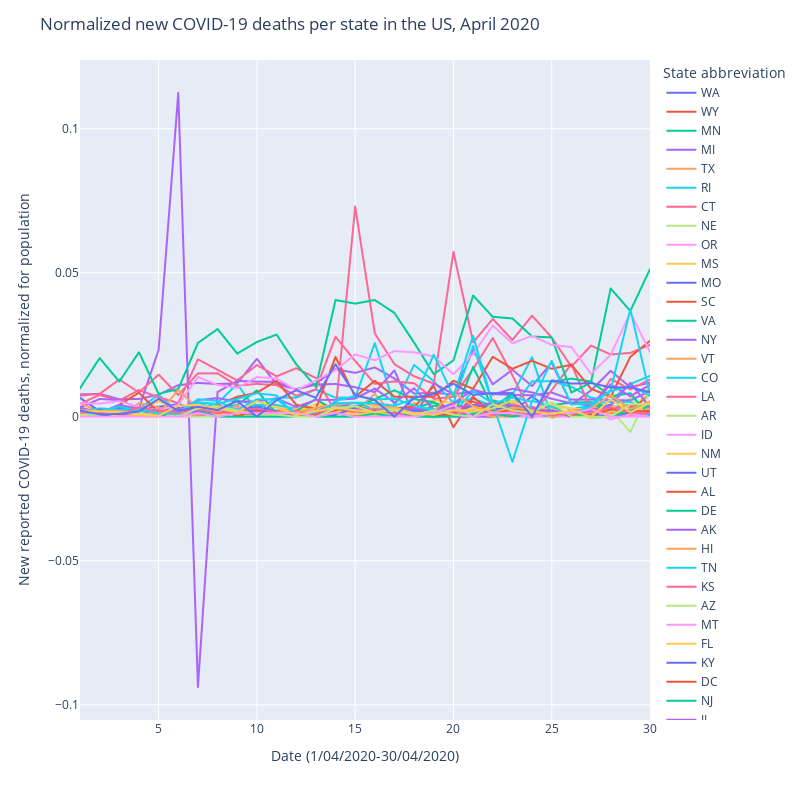

Notebook code cell kept with this figure:
### Code cell
# covid deaths new
fig = px.line(merge_covid, x="short_date", y="normalized_new_death", color='state_abbreviation')
fig.update_layout( autosize=False, width=800, height=800)
fig.update_layout(
    title="Normalized new COVID-19 deaths per state in the US, April 2020",
    xaxis_title="Date (1/04/2020-30/04/2020)",
    yaxis_title="New reported COVID-19 deaths, normalized for population",
    legend_title="State abbreviation",

)
fig.show()

### Figure 1 — Plotly figure (JSON) as saved in the notebook; plotly's stock layout.template omitted (floating-point values rounded to 4 significant figures)
{"data": [{"hovertemplate": "state_abbreviation=WA<br>short_date=%{x}<br>normalized_new_death=%{y}<extra></extra>", "legendgroup": "WA", "line": {"color": "#636efa", "dash": "solid"}, "mode": "lines", "name": "WA", "showlegend": true, "type": "scattergl", "x": [1, 2, 3, 4, 5, 6, 7, 8, 9, 10, 11, 12, 13, 14, 15, 16, 17, 18, 19, 20, 21, 22, 23, 24, 25, 26, 27, 28, 29, 30], "xaxis": "x", "y": [0.006541, 0.001924, 0.00295, 0.003335, 0.003463, 0.004361, 0.00295, 0.003335, 0.003206, 0.003848, 0.002052, 0.00218, 0, 0.004874, 0.002693, 0.002052, 0.002565, 0.002693, 0.001411, 0.00218, 0.003848, 0.001283, 0.002437, 0.001539, 0.001924, 0.001411, 0.002052, 0.002693, 0.001924, 0.001667], "yaxis": "y"}, {"hovertemplate": "state_abbreviation=WY<br>short_date=%{x}<br>normalized_new_death=%{y}<extra></extra>", "legendgroup": "WY", "line": {"color": "#EF553B", "dash": "solid"}, "mode": "lines", "name": "WY", "showlegend": true, "type": "scattergl", "x": [1, 2, 3, 4, 5, 6, 7, 8, 9, 10, 11, 12, 13, 14, 15, 16, 17, 18, 19, 20, 21, 22, 23, 24, 25, 26, 27, 28, 29, 30], "xaxis": "x", "y": [0, 0, 0, 0, 0, 0, 0, 0, 0, 0, 0, 0, 0.001764, 0, 0.001764, 0, 0, 0, 0, 0, 0.007054, 0, 0.001764, 0, 0, 0, 0, 0, 0, 0], "yaxis": "y"}, {"hovertemplate": "state_abbreviation=MN<br>short_date=%{x}<br>normalized_new_death=%{y}<extra></extra>", "legendgroup": "MN", "line": {"color": "#00cc96", "dash": "solid"}, "mode": "lines", "name": "MN", "showlegend": true, "type": "scattergl", "x": [1, 2, 3, 4, 5, 6, 7, 8, 9, 10, 11, 12, 13, 14, 15, 16, 17, 18, 19, 20, 21, 22, 23, 24, 25, 26, 27, 28, 29, 30], "xaxis": "x", "y": [0.0001754, 0.0007017, 0, 0.0003508, 0.0008771, 0.0008771, 0.0008771, 0.00193, 0.001228, 0, 0.001754, 0.0005263, 0.001579, 0.001403, 0.0005263, 0.00193, 0.002456, 0.001053, 0.003859, 0.002982, 0.003333, 0, 0.007368, 0, 0.004035, 0.004912, 0.005087, 0.003158, 0.00421, 0], "yaxis": "y"}, {"hovertemplate": "state_abbreviation=MI<br>short_date=%{x}<br>normalized_new_death=%{y}<extra></extra>", "legendgroup": "MI", "line": {"color": "#ab63fa", "dash": "solid"}, "mode": "lines", "name": "MI", "showlegend": true, "type": "scattergl", "x": [1, 2, 3, 4, 5, 6, 7, 8, 9, 10, 11, 12, 13, 14, 15, 16, 17, 18, 19, 20, 21, 22, 23, 24, 25, 26, 27, 28, 29, 30], "xaxis": "x", "y": [0.007765, 0.007964, 0.006073, 0.006172, 0.007665, 0.01095, 0.01175, 0.01135, 0.01165, 0.02011, 0.01125, 0.009557, 0.01145, 0.01653, 0.01523, 0.01712, 0.01324, 0.008064, 0.008362, 0.007665, 0.0231, 0.01125, 0.01633, 0.01065, 0.01882, 0.004181, 0.009159, 0.01593, 0.01025, 0.01185], "yaxis": "y"}, {"hovertemplate": "state_abbreviation=TX<br>short_date=%{x}<br>normalized_new_death=%{y}<extra></extra>", "legendgroup": "TX", "line": {"color": "#FFA15A", "dash": "solid"}, "mode": "lines", "name": "TX", "showlegend": true, "type": "scattergl", "x": [1, 2, 3, 4, 5, 6, 7, 8, 9, 10, 11, 12, 13, 14, 15, 16, 17, 18, 19, 20, 21, 22, 23, 24, 25, 26, 27, 28, 29, 30], "xaxis": "x", "y": [0.0005768, 0.0004072, 0.0006786, 0.000509, 0.0007465, 0.0004411, 0.000475, 0.0007804, 0.0007465, 0.0009161, 0.00095, 0.0005768, 0.0005429, 0.001052, 0.001561, 0.000984, 0.001188, 0.0008483, 0.0008143, 0.0006107, 0.0007465, 0.0008822, 0.0006107, 0.001086, 0.001018, 0.0008483, 0.000509, 0.0009161, 0.001425, 0.001697], "yaxis": "y"}, {"hovertemplate": "state_abbreviation=RI<br>short_date=%{x}<br>normalized_new_death=%{y}<extra></extra>", "legendgroup": "RI", "line": {"color": "#19d3f3", "dash": "solid"}, "mode": "lines", "name": "RI", "showlegend": true, "type": "scattergl", "x": [1, 2, 3, 4, 5, 6, 7, 8, 9, 10, 11, 12, 13, 14, 15, 16, 17, 18, 19, 20, 21, 22, 23, 24, 25, 26, 27, 28, 29, 30], "xaxis": "x", "y": [0.001894, 0.001894, 0.001894, 0.00284, 0.007575, 0.001894, 0.00284, 0.004734, 0.01136, 0.001894, 0.006628, 0.006628, 0.009468, 0.006628, 0.006628, 0.02556, 0.003787, 0.01799, 0.01231, 0.004734, 0.02462, 0.004734, 0.00284, 0.01231, 0.01231, 0.01042, 0.006628, 0.005681, 0.01136, 0.0142], "yaxis": "y"}, {"hovertemplate": "state_abbreviation=CT<br>short_date=%{x}<br>normalized_new_death=%{y}<extra></extra>", "legendgroup": "CT", "line": {"color": "#FF6692", "dash": "solid"}, "mode": "lines", "name": "CT", "showlegend": true, "type": "scattergl", "x": [1, 2, 3, 4, 5, 6, 7, 8, 9, 10, 11, 12, 13, 14, 15, 16, 17, 18, 19, 20, 21, 22, 23, 24, 25, 26, 27, 28, 29, 30], "xaxis": "x", "y": [0.004491, 0.007578, 0.005613, 0.009262, 0.006736, 0.004771, 0.01993, 0.01628, 0.01263, 0.01796, 0.01403, 0.01684, 0.01347, 0.001684, 0.07297, 0.02891, 0.01824, 0.01403, 0.01151, 0.05725, 0.02582, 0.03396, 0.02666, 0.03508, 0.0275, 0.0174, 0.0247, 0.02161, 0.02217, 0.02498], "yaxis": "y"}, {"hovertemplate": "state_abbreviation=NE<br>short_date=%{x}<br>normalized_new_death=%{y}<extra></extra>", "legendgroup": "NE", "line": {"color": "#B6E880", "dash": "solid"}, "mode": "lines", "name": "NE", "showlegend": true, "type": "scattergl", "x": [1, 2, 3, 4, 5, 6, 7, 8, 9, 10, 11, 12, 13, 14, 15, 16, 17, 18, 19, 20, 21, 22, 23, 24, 25, 26, 27, 28, 29, 30], "xaxis": "x", "y": [0.0005121, 0.0005121, 0.0005121, 0.001024, 0, 0, 0.001024, 0.002049, 0.0005121, 0.001024, 0, 0, 0.0005121, 0.001024, 0.0005121, 0.001536, 0, 0.002049, 0, 0.002561, 0.002561, 0.002049, 0.002561, 0.001536, 0.001536, 0.001536, -0.0005121, 0, 0.006658, 0.001024], "yaxis": "y"}, {"hovertemplate": "state_abbreviation=OR<br>short_date=%{x}<br>normalized_new_death=%{y}<extra></extra>", "legendgroup": "OR", "line": {"color": "#FF97FF", "dash": "solid"}, "mode": "lines", "name": "OR", "showlegend": true, "type": "scattergl", "x": [1, 2, 3, 4, 5, 6, 7, 8, 9, 10, 11, 12, 13, 14, 15, 16, 17, 18, 19, 20, 21, 22, 23, 24, 25, 26, 27, 28, 29, 30], "xaxis": "x", "y": [0, 0.0006975, 0.0002325, 0.00093, 0.0002325, 0.000465, 0.00093, 0.001162, 0.001395, 0.00093, 0.0006975, 0.0002325, 0.0002325, 0.000465, 0.0006975, 0.001395, 0.001395, 0.000465, 0.000465, 0.0002325, 0.0006975, 0, 0.001162, 0.0006975, 0.0002325, 0.00093, 0.0002325, 0.001627, 0.000465, 0.000465], "yaxis": "y"}, {"hovertemplate": "state_abbreviation=MS<br>short_date=%{x}<br>normalized_new_death=%{y}<extra></extra>", "legendgroup": "MS", "line": {"color": "#FECB52", "dash": "solid"}, "mode": "lines", "name": "MS", "showlegend": true, "type": "scattergl", "x": [1, 2, 3, 4, 5, 6, 7, 8, 9, 10, 11, 12, 13, 14, 15, 16, 17, 18, 19, 20, 21, 22, 23, 24, 25, 26, 27, 28, 29, 30], "xaxis": "x", "y": [0.001338, 0.001004, 0, 0.002007, 0.005352, 0.002676, 0.002676, 0.003011, 0.002007, 0, 0.00368, 0.001673, 0.004349, 0.00368, 0.002342, 0.00368, 0, 0.004014, 0.005687, 0.004683, 0, 0.006022, 0.002676, 0, 0.004014, 0.002676, 0.003345, 0.00368, 0, 0.0107], "yaxis": "y"}, {"hovertemplate": "state_abbreviation=MO<br>short_date=%{x}<br>normalized_new_death=%{y}<extra></extra>", "legendgroup": "MO", "line": {"color": "#636efa", "dash": "solid"}, "mode": "lines", "name": "MO", "showlegend": true, "type": "scattergl", "x": [1, 2, 3, 4, 5, 6, 7, 8, 9, 10, 11, 12, 13, 14, 15, 16, 17, 18, 19, 20, 21, 22, 23, 24, 25, 26, 27, 28, 29, 30], "xaxis": "x", "y": [0.0006484, 0.0001621, 0, 0.0008105, 0.001621, 0.0008105, 0.002269, 0.0008105, 0.00308, 0.00308, 0.002107, 0.0001621, 0.0006484, 0.00308, 0.002269, 0.0008105, 0.002107, 0.001621, 0.0001621, 0.0001621, 0.001945, 0.00308, 0.001621, 0.007132, 0.001783, 0.0001621, 0.002269, 0.004214, 0.0006484, 0.001783], "yaxis": "y"}, {"hovertemplate": "state_abbreviation=SC<br>short_date=%{x}<br>normalized_new_death=%{y}<extra></extra>", "legendgroup": "SC", "line": {"color": "#EF553B", "dash": "solid"}, "mode": "lines", "name": "SC", "showlegend": true, "type": "scattergl", "x": [1, 2, 3, 4, 5, 6, 7, 8, 9, 10, 11, 12, 13, 14, 15, 16, 17, 18, 19, 20, 21, 22, 23, 24, 25, 26, 27, 28, 29, 30], "xaxis": "x", "y": [0.0007677, 0.0009597, 0.0005758, 0.001152, 0.0007677, 0.0007677, 0.0005758, 0.002303, 0.0007677, 0.0009597, 0.001535, 0.0003839, 0.0009597, 0.001919, 0.001919, 0.0003839, 0.001344, 0.0005758, 0.0001919, 0.0007677, 0.002111, 0.0009597, 0.001919, 0.001344, 0.001727, 0.001535, 0.0005758, 0.002879, 0.002111, 0.007869], "yaxis": "y"}, {"hovertemplate": "state_abbreviation=VA<br>short_date=%{x}<br>normalized_new_death=%{y}<extra></extra>", "legendgroup": "VA", "line": {"color": "#00cc96", "dash": "solid"}, "mode": "lines", "name": "VA", "showlegend": true, "type": "scattergl", "x": [1, 2, 3, 4, 5, 6, 7, 8, 9, 10, 11, 12, 13, 14, 15, 16, 17, 18, 19, 20, 21, 22, 23, 24, 25, 26, 27, 28, 29, 30], "xaxis": "x", "y": [0.0008115, 0.0005796, 0, 0.0006956, 0.0002319, 0.001043, 0.001391, 0.003941, 0.001391, 0, 0.001043, 0.002203, 0.0005796, 0.004753, 0.001507, 0.002666, 0, 0.00313, 0.004869, 0.002782, 0, 0.005564, 0.004405, 0.003014, 0, 0.00255, 0.003941, 0.003478, 0.003478, 0.003362], "yaxis": "y"}, {"hovertemplate": "state_abbreviation=NY<br>short_date=%{x}<br>normalized_new_death=%{y}<extra></extra>", "legendgroup": "NY", "line": {"color": "#ab63fa", "dash": "solid"}, "mode": "lines", "name": "NY", "showlegend": true, "type": "scattergl", "x": [1, 2, 3, 4, 5, 6, 7, 8, 9, 10, 11, 12, 13, 14, 15, 16, 17, 18, 19, 20, 21, 22, 23, 24, 25, 26, 27, 28, 29, 30], "xaxis": "x", "y": [0.003292, 0.006173, 0.005813, 0.002983, 0.0232, 0.1124, -0.09382, 0.00859, 0.01245, 0.01219, 0.01214, 0.009413, 0.01121, 0.01137, 0.01024, 0.008539, 0.0161, 0.0001029, 0.01157, 0.00787, 0.00859, 0.00787, 0.007562, 0.007459, 0.008385, 0.005967, 0.005967, 0.005813, 0.005658, 0.009002], "yaxis": "y"}, {"hovertemplate": "state_abbreviation=VT<br>short_date=%{x}<br>normalized_new_death=%{y}<extra></extra>", "legendgroup": "VT", "line": {"color": "#FFA15A", "dash": "solid"}, "mode": "lines", "name": "VT", "showlegend": true, "type": "scattergl", "x": [1, 2, 3, 4, 5, 6, 7, 8, 9, 10, 11, 12, 13, 14, 15, 16, 17, 18, 19, 20, 21, 22, 23, 24, 25, 26, 27, 28, 29, 30], "xaxis": "x", "y": [0.004777, 0.001592, 0, 0.004777, 0.003184, 0.001592, 0, 0, 0, 0.001592, 0.001592, 0.003184, 0.001592, 0.001592, 0.001592, 0.007961, 0, 0.004777, 0, 0, 0.003184, 0, 0.004777, 0.001592, 0.003184, 0, 0.001592, 0, 0, 0.003184], "yaxis": "y"}, {"hovertemplate": "state_abbreviation=CO<br>short_date=%{x}<br>normalized_new_death=%{y}<extra></extra>", "legendgroup": "CO", "line": {"color": "#19d3f3", "dash": "solid"}, "mode": "lines", "name": "CO", "showlegend": true, "type": "scattergl", "x": [1, 2, 3, 4, 5, 6, 7, 8, 9, 10, 11, 12, 13, 14, 15, 16, 17, 18, 19, 20, 21, 22, 23, 24, 25, 26, 27, 28, 29, 30], "xaxis": "x", "y": [0.001882, 0.002908, 0.002395, 0.002566, 0.002395, 0.001711, 0.004961, 0.002395, 0.005645, 0.004106, 0.004106, 0.002737, 0.003079, 0.003592, 0.00479, 0.002737, 0.003079, 0.003421, 0.001711, 0.004619, 0.00633, 0.003764, 0.007527, 0.0207, -0.0003421, 0.00154, 0.004619, 0.005132, 0.005132, 0.001882], "yaxis": "y"}, {"hovertemplate": "state_abbreviation=LA<br>short_date=%{x}<br>normalized_new_death=%{y}<extra></extra>", "legendgroup": "LA", "line": {"color": "#FF6692", "dash": "solid"}, "mode": "lines", "name": "LA", "showlegend": true, "type": "scattergl", "x": [1, 2, 3, 4, 5, 6, 7, 8, 9, 10, 11, 12, 13, 14, 15, 16, 17, 18, 19, 20, 21, 22, 23, 24, 25, 26, 27, 28, 29, 30], "xaxis": "x", "y": [0.007319, 0.007965, 0.01292, 0.008396, 0.01464, 0.007535, 0.01507, 0.01507, 0.01076, 0.01141, 0.01098, 0.007319, 0.009472, 0.02777, 0.01937, 0.01141, 0.01227, 0.01162, 0.006243, 0.006889, 0.01658, 0.02734, 0.01442, 0.0004306, 0.009257, 0.0183, 0.002368, 0.01313, 0.009472, 0.01292], "yaxis": "y"}, {"hovertemplate": "state_abbreviation=AR<br>short_date=%{x}<br>normalized_new_death=%{y}<extra></extra>", "legendgroup": "AR", "line": {"color": "#B6E880", "dash": "solid"}, "mode": "lines", "name": "AR", "showlegend": true, "type": "scattergl", "x": [1, 2, 3, 4, 5, 6, 7, 8, 9, 10, 11, 12, 13, 14, 15, 16, 17, 18, 19, 20, 21, 22, 23, 24, 25, 26, 27, 28, 29, 30], "xaxis": "x", "y": [0.0006581, 0.0006581, 0, 0.0006581, 0.0006581, 0, 0.0006581, 0, 0.0009872, 0.0009872, 0.0009872, 0.0006581, 0.0003291, 0.0006581, 0.0003291, 0.001316, 0.0009872, 0.0003291, -0.0003291, 0.0006581, 0.0003291, -0.0003291, 0.0009872, 0.0006581, 0.0003291, 0.0003291, 0.0003291, 0.0006581, 0.002303, 0.0006581], "yaxis": "y"}, {"hovertemplate": "state_abbreviation=ID<br>short_date=%{x}<br>normalized_new_death=%{y}<extra></extra>", "legendgroup": "ID", "line": {"color": "#FF97FF", "dash": "solid"}, "mode": "lines", "name": "ID", "showlegend": true, "type": "scattergl", "x": [1, 2, 3, 4, 5, 6, 7, 8, 9, 10, 11, 12, 13, 14, 15, 16, 17, 18, 19, 20, 21, 22, 23, 24, 25, 26, 27, 28, 29, 30], "xaxis": "x", "y": [0, 0, 0.0005476, 0, 0, 0.001643, 0.001095, 0.001643, 0.003286, 0.0005476, 0.001095, 0, 0.003286, 0.003286, 0.001095, 0, 0.001095, 0.0005476, 0.0005476, 0.001643, 0.001643, 0.001643, 0, 0, 0.001095, 0, 0.001095, 0.001095, 0, 0.001643], "yaxis": "y"}, {"hovertemplate": "state_abbreviation=NM<br>short_date=%{x}<br>normalized_new_death=%{y}<extra></extra>", "legendgroup": "NM", "line": {"color": "#FECB52", "dash": "solid"}, "mode": "lines", "name": "NM", "showlegend": true, "type": "scattergl", "x": [1, 2, 3, 4, 5, 6, 7, 8, 9, 10, 11, 12, 13, 14, 15, 16, 17, 18, 19, 20, 21, 22, 23, 24, 25, 26, 27, 28, 29, 30], "xaxis": "x", "y": [0.000477, 0.000477, 0.001431, 0.000477, 0.000477, 0, 0.000477, 0.001431, 0.000477, 0.0009539, 0.000477, 0.002862, 0.002385, 0.002385, 0, 0.003816, 0.003339, 0.0009539, 0.0009539, 0.001431, 0.003339, 0.002862, 0.003339, 0.002862, 0.004293, 0.002862, 0.002385, 0.002862, 0.0009539, 0.005246], "yaxis": "y"}, {"hovertemplate": "state_abbreviation=UT<br>short_date=%{x}<br>normalized_new_death=%{y}<extra></extra>", "legendgroup": "UT", "line": {"color": "#636efa", "dash": "solid"}, "mode": "lines", "name": "UT", "showlegend": true, "type": "scattergl", "x": [1, 2, 3, 4, 5, 6, 7, 8, 9, 10, 11, 12, 13, 14, 15, 16, 17, 18, 19, 20, 21, 22, 23, 24, 25, 26, 27, 28, 29, 30], "xaxis": "x", "y": [0.0006094, 0, 0, 0.0003047, 0, 0.001523, 0, 0, 0.0006094, 0.0006094, 0.0003047, 0, 0, 0.0006094, 0.0003047, 0.0003047, 0.0003047, 0.0006094, 0.000914, 0.001219, 0.0006094, 0.0003047, 0.000914, 0.0003047, 0.0006094, 0, 0.000914, 0.0003047, 0.0003047, 0], "yaxis": "y"}, {"hovertemplate": "state_abbreviation=AL<br>short_date=%{x}<br>normalized_new_death=%{y}<extra></extra>", "legendgroup": "AL", "line": {"color": "#EF553B", "dash": "solid"}, "mode": "lines", "name": "AL", "showlegend": true, "type": "scattergl", "x": [1, 2, 3, 4, 5, 6, 7, 8, 9, 10, 11, 12, 13, 14, 15, 16, 17, 18, 19, 20, 21, 22, 23, 24, 25, 26, 27, 28, 29, 30], "xaxis": "x", "y": [0.0008149, 0, 0.0008149, 0.001019, 0.001019, 0.0002037, 0.001426, 0.001834, 0, 0.002037, 0.0004074, 0.0002037, 0.0002037, 0.002241, 0.0004074, 0.001426, 0.002852, 0.003463, 0.01059, -0.003667, 0.006723, 0.001426, 0.002241, 0.002241, 0.0008149, 0.001426, 0.00163, 0.003056, 0.003463, 0.004074], "yaxis": "y"}, {"hovertemplate": "state_abbreviation=DE<br>short_date=%{x}<br>normalized_new_death=%{y}<extra></extra>", "legendgroup": "DE", "line": {"color": "#00cc96", "dash": "solid"}, "mode": "lines", "name": "DE", "showlegend": true, "type": "scattergl", "x": [1, 2, 3, 4, 5, 6, 7, 8, 9, 10, 11, 12, 13, 14, 15, 16, 17, 18, 19, 20, 21, 22, 23, 24, 25, 26, 27, 28, 29, 30], "xaxis": "x", "y": [0.001017, 0.001017, 0.002035, 0, 0, 0.001017, 0.001017, 0.003052, 0.00407, 0.009157, 0.001017, 0.002035, 0.006104, 0.002035, 0.003052, 0.006104, 0.009157, 0.006104, 0.005087, 0, 0.0173, 0.003052, 0.008139, 0, 0.01221, 0.01323, 0.01221, 0.007122, 0.008139, 0], "yaxis": "y"}, {"hovertemplate": "state_abbreviation=AK<br>short_date=%{x}<br>normalized_new_death=%{y}<extra></extra>", "legendgroup": "AK", "line": {"color": "#ab63fa", "dash": "solid"}, "mode": "lines", "name": "AK", "showlegend": true, "type": "scattergl", "x": [1, 2, 3, 4, 5, 6, 7, 8, 9, 10, 11, 12, 13, 14, 15, 16, 17, 18, 19, 20, 21, 22, 23, 24, 25, 26, 27, 28, 29, 30], "xaxis": "x", "y": [0, 0, 0, 0.002725, 0.001362, 0, 0, 0.001362, 0, 0, 0.001362, 0, 0, 0.001362, 0, 0, 0, 0, 0, 0, 0, 0, 0, 0, 0, 0, 0, 0, 0, 0], "yaxis": "y"}, {"hovertemplate": "state_abbreviation=HI<br>short_date=%{x}<br>normalized_new_death=%{y}<extra></extra>", "legendgroup": "HI", "line": {"color": "#FFA15A", "dash": "solid"}, "mode": "lines", "name": "HI", "showlegend": true, "type": "scattergl", "x": [1, 2, 3, 4, 5, 6, 7, 8, 9, 10, 11, 12, 13, 14, 15, 16, 17, 18, 19, 20, 21, 22, 23, 24, 25, 26, 27, 28, 29, 30], "xaxis": "x", "y": [0, 0.0007079, 0.0007079, 0.0007079, 0, 0.0007079, 0, 0, 0.0007079, 0.001416, 0.0007079, 0, 0, 0, 0, 0, 0, 0, 0.0007079, 0, 0.001416, 0, 0, 0.0007079, 0.0007079, 0, 0.001416, 0, 0, 0], "yaxis": "y"}, {"hovertemplate": "state_abbreviation=TN<br>short_date=%{x}<br>normalized_new_death=%{y}<extra></extra>", "legendgroup": "TN", "line": {"color": "#19d3f3", "dash": "solid"}, "mode": "lines", "name": "TN", "showlegend": true, "type": "scattergl", "x": [1, 2, 3, 4, 5, 6, 7, 8, 9, 10, 11, 12, 13, 14, 15, 16, 17, 18, 19, 20, 21, 22, 23, 24, 25, 26, 27, 28, 29, 30], "xaxis": "x", "y": [0, 0.001305, 0.0005799, 0.0008699, 0.00029, 0.003045, 0.001015, 0.001015, 0.002175, 0.0005799, 0.00029, 0.000145, 0.00116, 0.002175, 0.00145, 0.001015, 0, 0.0005799, 0.00029, 0.0007249, 0.0007249, 0.00116, 0.0007249, -0.00029, 0.00116, 0.0007249, 0.0004349, 0.0005799, 0.0005799, 0.001015], "yaxis": "y"}, {"hovertemplate": "state_abbreviation=KS<br>short_date=%{x}<br>normalized_new_death=%{y}<extra></extra>", "legendgroup": "KS", "line": {"color": "#FF6692", "dash": "solid"}, "mode": "lines", "name": "KS", "showlegend": true, "type": "scattergl", "x": [1, 2, 3, 4, 5, 6, 7, 8, 9, 10, 11, 12, 13, 14, 15, 16, 17, 18, 19, 20, 21, 22, 23, 24, 25, 26, 27, 28, 29, 30], "xaxis": "x", "y": [0.0003436, 0.001031, 0.001374, 0.001374, 0.0006872, 0.0006872, 0.0006872, 0.004123, 0.001718, 0.002749, 0.001374, 0.0003436, 0.001718, 0.003092, 0.001718, 0.001374, 0.002749, 0, 0.001374, 0.002749, 0.002405, 0.001031, 0.0006872, -0.0003436, 0.002062, 0.0003436, 0.0006872, 0.001374, 0.0003436, 0.001374], "yaxis": "y"}, {"hovertemplate": "state_abbreviation=AZ<br>short_date=%{x}<br>normalized_new_death=%{y}<extra></extra>", "legendgroup": "AZ", "line": {"color": "#B6E880", "dash": "solid"}, "mode": "lines", "name": "AZ", "showlegend": true, "type": "scattergl", "x": [1, 2, 3, 4, 5, 6, 7, 8, 9, 10, 11, 12, 13, 14, 15, 16, 17, 18, 19, 20, 21, 22, 23, 24, 25, 26, 27, 28, 29, 30], "xaxis": "x", "y": [0.0006776, 0.0004066, 0.00122, 0.001491, 0.001626, 0.0001355, 0.001084, 0.0009487, 0.00122, 0.001084, 0.001491, 0.0009487, 0.0009487, 0.00122, 0.001491, 0.001084, 0.002575, 0.001084, 0.0009487, 0.0004066, 0.002846, 0.002846, 0.002711, 0.002304, 0.0009487, 0.0002711, 0, 0.00244, -0.005286, 0.008945], "yaxis": "y"}, {"hovertemplate": "state_abbreviation=MT<br>short_date=%{x}<br>normalized_new_death=%{y}<extra></extra>", "legendgroup": "MT", "line": {"color": "#FF97FF", "dash": "solid"}, "mode": "lines", "name": "MT", "showlegend": true, "type": "scattergl", "x": [1, 2, 3, 4, 5, 6, 7, 8, 9, 10, 11, 12, 13, 14, 15, 16, 17, 18, 19, 20, 21, 22, 23, 24, 25, 26, 27, 28, 29, 30], "xaxis": "x", "y": [0, 0, 0, 0.0009202, 0, 0, 0, 0, 0, 0, 0, 0, 0.0009202, 0, 0, 0.0009202, 0, 0.00184, 0, 0.00184, 0.0009202, 0.0009202, 0, 0, 0, 0, 0.00184, -0.0009202, 0.0009202, 0], "yaxis": "y"}, {"hovertemplate": "state_abbreviation=FL<br>short_date=%{x}<br>normalized_new_death=%{y}<extra></extra>", "legendgroup": "FL", "line": {"color": "#FECB52", "dash": "solid"}, "mode": "lines", "name": "FL", "showlegend": true, "type": "scattergl", "x": [1, 2, 3, 4, 5, 6, 7, 8, 9, 10, 11, 12, 13, 14, 15, 16, 17, 18, 19, 20, 21, 22, 23, 24, 25, 26, 27, 28, 29, 30], "xaxis": "x", "y": [0.0007275, 0.001955, 0.001182, 0.001137, 0.001182, 0.0015, 0.00191, 0.001228, 0.002183, 0.002183, 0.001228, 0.000682, 0.001728, 0.003274, 0.001955, 0.002455, 0.002637, 0.001, 0.001182, 0.002228, 0.002001, 0.002728, 0.002728, 0.002683, 0.0004092, 0.0008639, 0.0006366, 0.003774, 0.002137, 0.002273], "yaxis": "y"}, {"hovertemplate": "state_abbreviation=KY<br>short_date=%{x}<br>normalized_new_death=%{y}<extra></extra>", "legendgroup": "KY", "line": {"color": "#636efa", "dash": "solid"}, "mode": "lines", "name": "KY", "showlegend": true, "type": "scattergl", "x": [1, 2, 3, 4, 5, 6, 7, 8, 9, 10, 11, 12, 13, 14, 15, 16, 17, 18, 19, 20, 21, 22, 23, 24, 25, 26, 27, 28, 29, 30], "xaxis": "x", "y": [0.0004445, 0.002445, 0.001333, 0.0006667, 0.001111, 0.003111, 0.001333, 0.001778, 0.001333, 0.002445, 0.0008889, 0.0006667, 0.001556, 0.002445, 0.001556, 0.001556, 0.001778, 0.001556, 0.0008889, 0.001333, 0.003778, 0.003111, 0.001333, 0.002, 0.001111, 0.0006667, 0.001111, 0.002667, 0.002222, 0.001111], "yaxis": "y"}, {"hovertemplate": "state_abbreviation=DC<br>short_date=%{x}<br>normalized_new_death=%{y}<extra></extra>", "legendgroup": "DC", "line": {"color": "#EF553B", "dash": "solid"}, "mode": "lines", "name": "DC", "showlegend": true, "type": "scattergl", "x": [1, 2, 3, 4, 5, 6, 7, 8, 9, 10, 11, 12, 13, 14, 15, 16, 17, 18, 19, 20, 21, 22, 23, 24, 25, 26, 27, 28, 29, 30], "xaxis": "x", "y": [0.002775, 0.001388, 0.004163, 0.008325, 0.001388, 0.002775, 0, 0.004163, 0.006938, 0.008325, 0.01249, 0.004163, 0.002775, 0.02081, 0.006938, 0.01249, 0.006938, 0.006938, 0.006938, 0.01249, 0.009713, 0.02081, 0.01665, 0.01943, 0.01665, 0.01804, 0.009713, 0.006938, 0.02081, 0.02636], "yaxis": "y"}, {"hovertemplate": "state_abbreviation=NJ<br>short_date=%{x}<br>normalized_new_death=%{y}<extra></extra>", "legendgroup": "NJ", "line": {"color": "#00cc96", "dash": "solid"}, "mode": "lines", "name": "NJ", "showlegend": true, "type": "scattergl", "x": [1, 2, 3, 4, 5, 6, 7, 8, 9, 10, 11, 12, 13, 14, 15, 16, 17, 18, 19, 20, 21, 22, 23, 24, 25, 26, 27, 28, 29, 30], "xaxis": "x", "y": [0.009847, 0.02037, 0.0122, 0.02238, 0.007945, 0.009623, 0.02563, 0.03044, 0.02193, 0.02596, 0.02853, 0.01824, 0.01041, 0.04051, 0.03928, 0.04051, 0.03603, 0.02574, 0.01477, 0.01958, 0.04207, 0.03469, 0.03413, 0.02786, 0.02753, 0.008392, 0.01186, 0.04454, 0.0367, 0.05125], "yaxis": "y"}, {"hovertemplate": "state_abbreviation=IL<br>short_date=%{x}<br>normalized_new_death=%{y}<extra></extra>", "legendgroup": "IL", "line": {"color": "#ab63fa", "dash": "solid"}, "mode": "lines", "name": "IL", "showlegend": true, "type": "scattergl", "x": [1, 2, 3, 4, 5, 6, 7, 8, 9, 10, 11, 12, 13, 14, 15, 16, 17, 18, 19, 20, 21, 22, 23, 24, 25, 26, 27, 28, 29, 30], "xaxis": "x", "y": [0.003318, 0.001264, 0.004187, 0.002607, 0.002449, 0.002607, 0.005766, 0.006477, 0.005213, 0.005371, 0.006398, 0.003397, 0.005845, 0.005845, 0.006319, 0.009795, 0.004897, 0.009874, 0.002449, 0.00466, 0.0094, 0.007662, 0.009716, 0.008452, 0.00624, 0.00466, 0.00395, 0.01122, 0.007109, 0.01106], "yaxis": "y"}, {"hovertemplate": "state_abbreviation=CA<br>short_date=%{x}<br>normalized_new_death=%{y}<extra></extra>", "legendgroup": "CA", "line": {"color": "#FFA15A", "dash": "solid"}, "mode": "lines", "name": "CA", "showlegend": true, "type": "scattergl", "x": [1, 2, 3, 4, 5, 6, 7, 8, 9, 10, 11, 12, 13, 14, 15, 16, 17, 18, 19, 20, 21, 22, 23, 24, 25, 26, 27, 28, 29, 30], "xaxis": "x", "y": [0, 0.0007762, 0.001678, 0.0001502, 0.001077, 0.0006009, 0.0007762, 0.001703, 0.001252, 0.001227, 0.001703, 0.001052, 0.0009014, 0.001778, 0.001577, 0.001728, 0.002379, 0.002178, 0, 0.003405, 0.001502, 0.002153, 0.00288, 0.002329, 0.002228, 0.001477, 0.001127, 0.001352, 0.001953, 0.002379], "yaxis": "y"}, {"hovertemplate": "state_abbreviation=IN<br>short_date=%{x}<br>normalized_new_death=%{y}<extra></extra>", "legendgroup": "IN", "line": {"color": "#19d3f3", "dash": "solid"}, "mode": "lines", "name": "IN", "showlegend": true, "type": "scattergl", "x": [1, 2, 3, 4, 5, 6, 7, 8, 9, 10, 11, 12, 13, 14, 15, 16, 17, 18, 19, 20, 21, 22, 23, 24, 25, 26, 27, 28, 29, 30], "xaxis": "x", "y": [0.002372, 0.001927, 0.003558, 0.002076, 0.001631, 0.001779, 0.005041, 0.004448, 0.006227, 0.008154, 0.007413, 0, 0, 0.005485, 0.007264, 0.006078, 0.006227, 0.003855, 0.00252, 0.001038, 0.009043, 0.004596, 0.006671, 0.005189, 0.01942, 0.004299, 0.004596, 0.008895, 0.01082, 0.007264], "yaxis": "y"}, {"hovertemplate": "state_abbreviation=IA<br>short_date=%{x}<br>normalized_new_death=%{y}<extra></extra>", "legendgroup": "IA", "line": {"color": "#FF6692", "dash": "solid"}, "mode": "lines", "name": "IA", "showlegend": true, "type": "scattergl", "x": [1, 2, 3, 4, 5, 6, 7, 8, 9, 10, 11, 12, 13, 14, 15, 16, 17, 18, 19, 20, 21, 22, 23, 24, 25, 26, 27, 28, 29, 30], "xaxis": "x", "y": [0.000629, 0.000629, 0, 0.0009434, 0.002516, 0.0009434, 0.0003145, 0.0003145, 0.000629, 0.000629, 0.0009434, 0.002201, 0.000629, 0.001887, 0.001258, 0.002201, 0.001258, 0.003145, 0.0003145, 0.001258, 0.001258, 0.002201, 0.001887, 0.003459, 0.001572, 0.001887, 0.00283, 0.00283, 0.003774, 0.004403], "yaxis": "y"}, {"hovertemplate": "state_abbreviation=WV<br>short_date=%{x}<br>normalized_new_death=%{y}<extra></extra>", "legendgroup": "WV", "line": {"color": "#B6E880", "dash": "solid"}, "mode": "lines", "name": "WV", "showlegend": true, "type": "scattergl", "x": [1, 2, 3, 4, 5, 6, 7, 8, 9, 10, 11, 12, 13, 14, 15, 16, 17, 18, 19, 20, 21, 22, 23, 24, 25, 26, 27, 28, 29, 30], "xaxis": "x", "y": [0.0005624, 0, 0, 0, 0.0005624, 0.0005624, 0, 0, 0.0005624, 0, 0.0005624, 0.001125, 0.0005624, 0.0005624, 0.001125, 0.0005624, 0.001687, 0.001125, 0, 0.003374, 0.001125, 0.001687, 0.001125, 0.0005624, 0.0005624, 0.0005624, 0.001687, 0.0005624, 0.001125, 0.00225], "yaxis": "y"}, {"hovertemplate": "state_abbreviation=MA<br>short_date=%{x}<br>normalized_new_death=%{y}<extra></extra>", "legendgroup": "MA", "line": {"color": "#FF97FF", "dash": "solid"}, "mode": "lines", "name": "MA", "showlegend": true, "type": "scattergl", "x": [1, 2, 3, 4, 5, 6, 7, 8, 9, 10, 11, 12, 13, 14, 15, 16, 17, 18, 19, 20, 21, 22, 23, 24, 25, 26, 27, 28, 29, 30], "xaxis": "x", "y": [0.00473, 0.004587, 0.005447, 0.00344, 0.00215, 0.004157, 0.01376, 0.01104, 0.01003, 0.01376, 0.01333, 0.009174, 0.01261, 0.0162, 0.02164, 0.01964, 0.02279, 0.02236, 0.02093, 0.01476, 0.02179, 0.03168, 0.02551, 0.02809, 0.02494, 0.02422, 0.01491, 0.0215, 0.03612, 0.0225], "yaxis": "y"}, {"hovertemplate": "state_abbreviation=NC<br>short_date=%{x}<br>normalized_new_death=%{y}<extra></extra>", "legendgroup": "NC", "line": {"color": "#FECB52", "dash": "solid"}, "mode": "lines", "name": "NC", "showlegend": true, "type": "scattergl", "x": [1, 2, 3, 4, 5, 6, 7, 8, 9, 10, 11, 12, 13, 14, 15, 16, 17, 18, 19, 20, 21, 22, 23, 24, 25, 26, 27, 28, 29, 30], "xaxis": "x", "y": [9.423e-05, 0.0006596, 0.0002827, 0.0004712, 0.0006596, 0.0001885, 0.001225, 0.0006596, 0.001131, 0.0008481, 0.0005654, 9.423e-05, 0.0004712, 0.002073, 0.0008481, 0.001319, 0.001979, 0.001131, 0.0007539, 0.0006596, 0.003204, 0.002733, 0.001037, 0.001508, 0.001885, 0.0009423, 0.0006596, 0.003392, 0.001131, 0.002262], "yaxis": "y"}, {"hovertemplate": "state_abbreviation=ME<br>short_date=%{x}<br>normalized_new_death=%{y}<extra></extra>", "legendgroup": "ME", "line": {"color": "#636efa", "dash": "solid"}, "mode": "lines", "name": "ME", "showlegend": true, "type": "scattergl", "x": [1, 2, 3, 4, 5, 6, 7, 8, 9, 10, 11, 12, 13, 14, 15, 16, 17, 18, 19, 20, 21, 22, 23, 24, 25, 26, 27, 28, 29, 30], "xaxis": "x", "y": [0.001486, 0, 0.001486, 0.0007431, 0, 0, 0.001486, 0.001486, 0.001486, 0.0007431, 0.001486, 0, 0, 0.0007431, 0.002972, 0.002229, 0.001486, 0.002229, 0.001486, 0.0007431, 0.0007431, 0.002229, 0.003715, 0.002229, 0.002229, 0, 0.0007431, 0, 0.001486, 0.001486], "yaxis": "y"}, {"hovertemplate": "state_abbreviation=OK<br>short_date=%{x}<br>normalized_new_death=%{y}<extra></extra>", "legendgroup": "OK", "line": {"color": "#EF553B", "dash": "solid"}, "mode": "lines", "name": "OK", "showlegend": true, "type": "scattergl", "x": [1, 2, 3, 4, 5, 6, 7, 8, 9, 10, 11, 12, 13, 14, 15, 16, 17, 18, 19, 20, 21, 22, 23, 24, 25, 26, 27, 28, 29, 30], "xaxis": "x", "y": [0.00177, 0.001011, 0.001011, 0.001011, 0.001011, 0.001264, 0.004046, 0.003034, 0.0002529, 0.002023, 0.001517, 0.0005057, 0.0007586, 0.002276, 0.003793, 0.002023, 0.001264, 0.0007586, 0.0002529, 0.0007586, 0.00531, 0.001517, 0.002276, 0.002276, 0.001517, 0.0002529, 0.0005057, 0.002529, 0.00177, 0.002023], "yaxis": "y"}, {"hovertemplate": "state_abbreviation=SD<br>short_date=%{x}<br>normalized_new_death=%{y}<extra></extra>", "legendgroup": "SD", "line": {"color": "#00cc96", "dash": "solid"}, "mode": "lines", "name": "SD", "showlegend": true, "type": "scattergl", "x": [1, 2, 3, 4, 5, 6, 7, 8, 9, 10, 11, 12, 13, 14, 15, 16, 17, 18, 19, 20, 21, 22, 23, 24, 25, 26, 27, 28, 29, 30], "xaxis": "x", "y": [0.001107, 0, 0, 0, 0, 0.002215, 0.002215, 0, 0, 0, 0, 0, 0, 0, 0, 0.001107, 0, 0, 0, 0, 0.001107, 0.001107, 0, 0.001107, 0, 0.001107, 0, 0, 0.002215, 0.00443], "yaxis": "y"}, {"hovertemplate": "state_abbreviation=OH<br>short_date=%{x}<br>normalized_new_death=%{y}<extra></extra>", "legendgroup": "OH", "line": {"color": "#ab63fa", "dash": "solid"}, "mode": "lines", "name": "OH", "showlegend": true, "type": "scattergl", "x": [1, 2, 3, 4, 5, 6, 7, 8, 9, 10, 11, 12, 13, 14, 15, 16, 17, 18, 19, 20, 21, 22, 23, 24, 25, 26, 27, 28, 29, 30], "xaxis": "x", "y": [0.0008512, 0.001362, 0.0008512, 0.0009364, 0.001447, 0.001958, 0.002128, 0.002213, 0.001702, 0.001532, 0.001362, 8.512e-05, 0.001702, 0.004767, 0.00315, 0.002383, 0.002469, 0.002809, 0.001702, 0.003235, 0.004086, 0.004512, 0.003916, 0.002894, 0.001788, 0.001447, 0.002128, 0.003916, 0.01175, 0.003235], "yaxis": "y"}, {"hovertemplate": "state_abbreviation=GA<br>short_date=%{x}<br>normalized_new_death=%{y}<extra></extra>", "legendgroup": "GA", "line": {"color": "#FFA15A", "dash": "solid"}, "mode": "lines", "name": "GA", "showlegend": true, "type": "scattergl", "x": [1, 2, 3, 4, 5, 6, 7, 8, 9, 10, 11, 12, 13, 14, 15, 16, 17, 18, 19, 20, 21, 22, 23, 24, 25, 26, 27, 28, 29, 30], "xaxis": "x", "y": [0.002235, 0.002049, 0.002049, 0.0009314, 0.001025, 0.009314, 0.002981, 0.001863, 0.003912, 0.000652, 0.001118, 0.001397, 0.003167, 0.004191, 0.004937, 0.004191, 0.003446, 0.0008383, 0.001956, 0.008476, 0.003633, 0.001583, 0.00326, 0.002422, -0.0001863, 0.001397, 0.002981, 0.007545, 0.002701, 0.005309], "yaxis": "y"}, {"hovertemplate": "state_abbreviation=PA<br>short_date=%{x}<br>normalized_new_death=%{y}<extra></extra>", "legendgroup": "PA", "line": {"color": "#19d3f3", "dash": "solid"}, "mode": "lines", "name": "PA", "showlegend": true, "type": "scattergl", "x": [1, 2, 3, 4, 5, 6, 7, 8, 9, 10, 11, 12, 13, 14, 15, 16, 17, 18, 19, 20, 21, 22, 23, 24, 25, 26, 27, 28, 29, 30], "xaxis": "x", "y": [0.000858, 0.001248, 0.000936, 0.002652, 0.001092, 0.000936, 0.006084, 0.00546, 0.002184, 0.006084, 0.006084, 0.001014, 0.001326, 0.00468, 0.004914, 0.00468, 0.003822, 0.00624, 0.02153, 0.007176, 0.02808, 0.004524, -0.01568, 0.005538, 0.00351, 0.001014, 0.003666, 0.009282, 0.03736, 0.007566], "yaxis": "y"}, {"hovertemplate": "state_abbreviation=WI<br>short_date=%{x}<br>normalized_new_death=%{y}<extra></extra>", "legendgroup": "WI", "line": {"color": "#FF6692", "dash": "solid"}, "mode": "lines", "name": "WI", "showlegend": true, "type": "scattergl", "x": [1, 2, 3, 4, 5, 6, 7, 8, 9, 10, 11, 12, 13, 14, 15, 16, 17, 18, 19, 20, 21, 22, 23, 24, 25, 26, 27, 28, 29, 30], "xaxis": "x", "y": [0.001367, 0.001196, 0.001025, 0.003247, 0.002051, 0.001538, 0.002563, 0.001196, 0.002051, 0.002905, 0.001538, 0.001196, 0.001709, 0.002734, 0.002051, 0.002563, 0.001367, 0.001025, 0.001538, 0.001709, 0.002051, 0.0006836, 0.00188, 0.0008544, 0.0006836, 0.001025, 0.001538, 0.003247, 0.001367, 0.001367], "yaxis": "y"}, {"hovertemplate": "state_abbreviation=NH<br>short_date=%{x}<br>normalized_new_death=%{y}<extra></extra>", "legendgroup": "NH", "line": {"color": "#B6E880", "dash": "solid"}, "mode": "lines", "name": "NH", "showlegend": true, "type": "scattergl", "x": [1, 2, 3, 4, 5, 6, 7, 8, 9, 10, 11, 12, 13, 14, 15, 16, 17, 18, 19, 20, 21, 22, 23, 24, 25, 26, 27, 28, 29, 30], "xaxis": "x", "y": [0.0007293, 0.0007293, 0.001459, 0.001459, 0, 0, 0.002917, 0.003646, 0.002188, 0.0007293, 0.0007293, 0, 0, 0.002917, 0.003646, 0.001459, 0.002188, 0.0007293, 0.002188, 0.0007293, 0, 0.004376, 0.002188, 0.001459, 0.005105, 0, 0, 0, 0.004376, 0.004376], "yaxis": "y"}, {"hovertemplate": "state_abbreviation=ND<br>short_date=%{x}<br>normalized_new_death=%{y}<extra></extra>", "legendgroup": "ND", "line": {"color": "#FF97FF", "dash": "solid"}, "mode": "lines", "name": "ND", "showlegend": true, "type": "scattergl", "x": [1, 2, 3, 4, 5, 6, 7, 8, 9, 10, 11, 12, 13, 14, 15, 16, 17, 18, 19, 20, 21, 22, 23, 24, 25, 26, 27, 28, 29, 30], "xaxis": "x", "y": [0, 0, 0, 0, 0, 0, 0.001313, 0, 0.001313, 0.001313, 0.001313, 0.001313, 0, 0.001313, 0, 0, 0, 0, 0.001313, 0.003938, 0, 0.001313, 0.001313, 0, 0.001313, 0.001313, 0.002626, 0, 0, 0], "yaxis": "y"}, {"hovertemplate": "state_abbreviation=NV<br>short_date=%{x}<br>normalized_new_death=%{y}<extra></extra>", "legendgroup": "NV", "line": {"color": "#FECB52", "dash": "solid"}, "mode": "lines", "name": "NV", "showlegend": true, "type": "scattergl", "x": [1, 2, 3, 4, 5, 6, 7, 8, 9, 10, 11, 12, 13, 14, 15, 16, 17, 18, 19, 20, 21, 22, 23, 24, 25, 26, 27, 28, 29, 30], "xaxis": "x", "y": [0.001911, 0.001911, 0.001593, 0.000637, 0.0003185, 0.003822, 0.004141, 0.002867, 0.001593, 0.005415, 0.003185, 0.000637, 0.001911, 0.003185, 0.00223, 0.001593, 0.002867, 0.001274, 0.000637, 0.00223, 0.001911, 0.002867, 0.005733, 0.001911, 0.0009555, 0.00223, 0, 0.006052, 0.001593, 0.004778], "yaxis": "y"}, {"hovertemplate": "state_abbreviation=MD<br>short_date=%{x}<br>normalized_new_death=%{y}<extra></extra>", "legendgroup": "MD", "line": {"color": "#636efa", "dash": "solid"}, "mode": "lines", "name": "MD", "showlegend": true, "type": "scattergl", "x": [1, 2, 3, 4, 5, 6, 7, 8, 9, 10, 11, 12, 13, 14, 15, 16, 17, 18, 19, 20, 21, 22, 23, 24, 25, 26, 27, 28, 29, 30], "xaxis": "x", "y": [0.002137, 0.0008219, 0.0009863, 0.001808, 0.006247, 0.001973, 0.003452, 0.002301, 0.005425, 0, 0.005754, 0.009206, 0.006576, 0.01825, 0.007562, 0.005754, 0, 0.006576, 0.007891, 0.01151, 0.007562, 0.008219, 0.008219, 0, 0.01266, 0.01151, 0.01167, 0.01019, 0.01019, 0.008548], "yaxis": "y"}], "layout": {"autosize": false, "height": 800, "legend": {"title": {"text": "State abbreviation"}, "tracegroupgap": 0}, "margin": {"t": 60}, "title": {"text": "Normalized new COVID-19 deaths per state in the US, April 2020"}, "width": 800, "xaxis": {"anchor": "y", "domain": [0, 1], "title": {"text": "Date (1/04/2020-30/04/2020)"}}, "yaxis": {"anchor": "x", "domain": [0, 1], "title": {"text": "New reported COVID-19 deaths, normalized for population"}}}}
